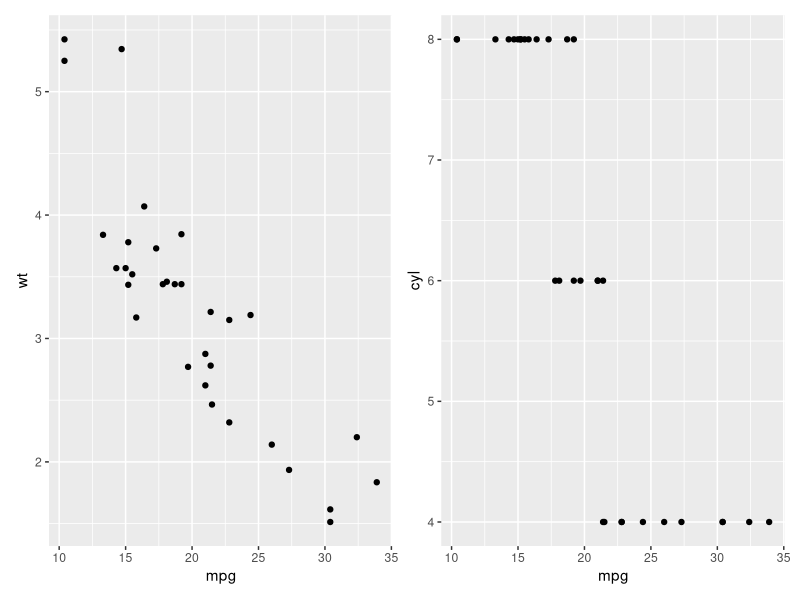
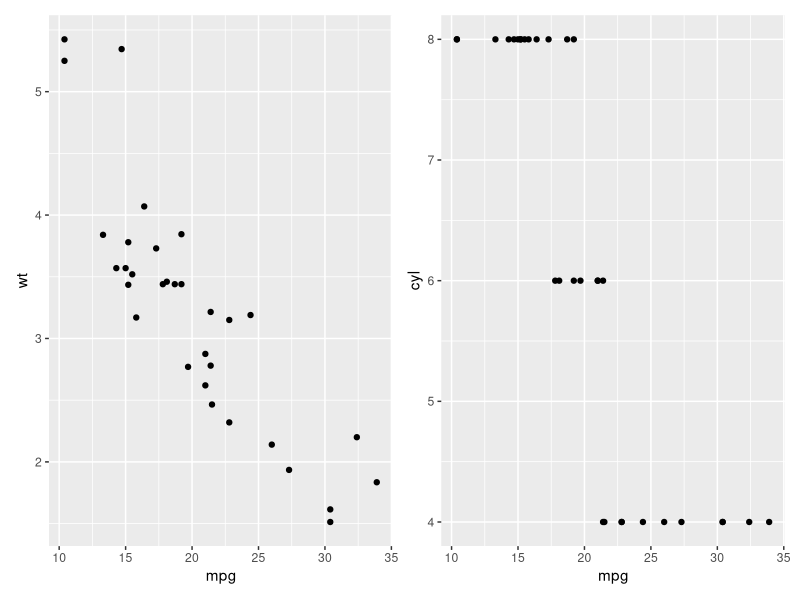
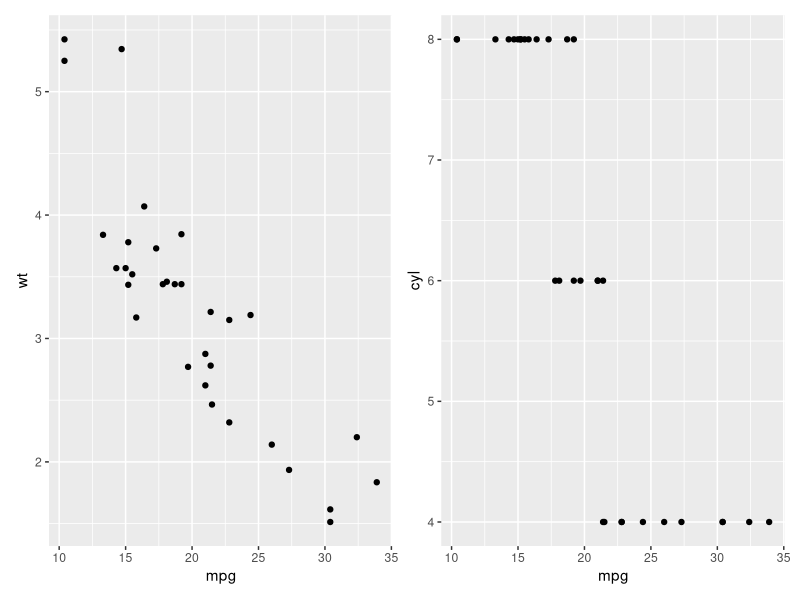
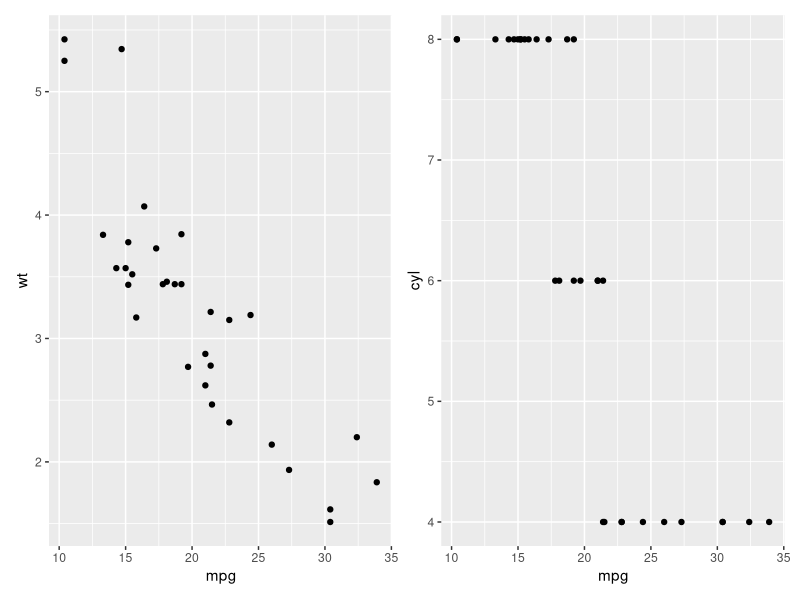
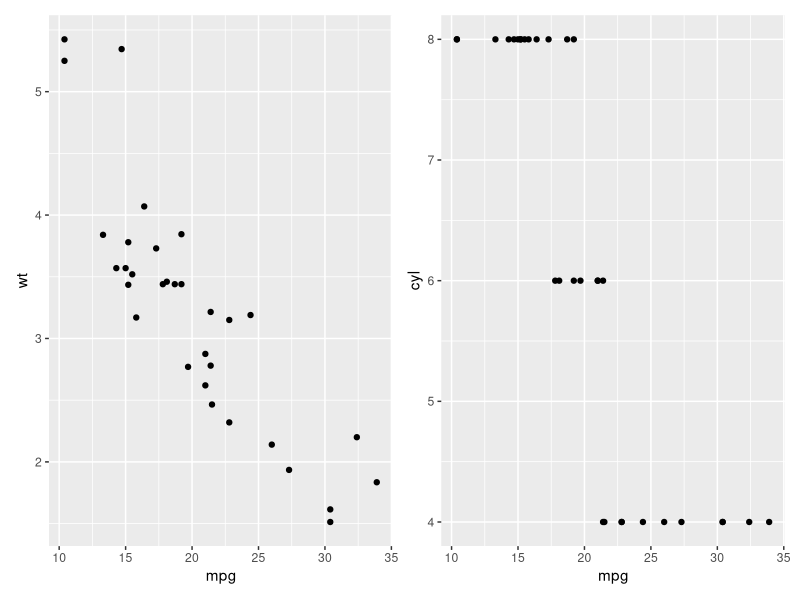
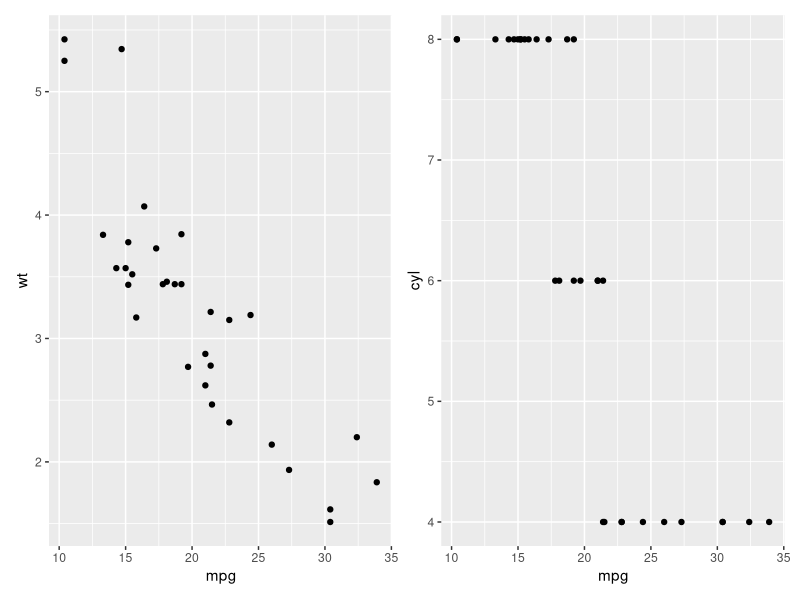

These charts were generated, in order, by the following R code:
## ---- chunk 1
library(ggplot2)
library(patchwork)
myplot1 <- ggplot(mtcars, aes(mpg, wt)) +
  geom_point()
myplot2 <- ggplot(mtcars, aes(mpg, cyl)) +
  geom_point()
## ---- chunk 2
myplot1 + myplot2
## ---- chunk 3
#| fig-width: 10
myplot1 + myplot2
## ---- chunk 4
#| fig-width: 15
myplot1 + myplot2
## ---- chunk 5
myplot1 + myplot2
## ---- chunk 6
#| fig-width: 5
myplot1 + myplot2
## ---- chunk 7
#| fig-width: 10
myplot1 + myplot2
